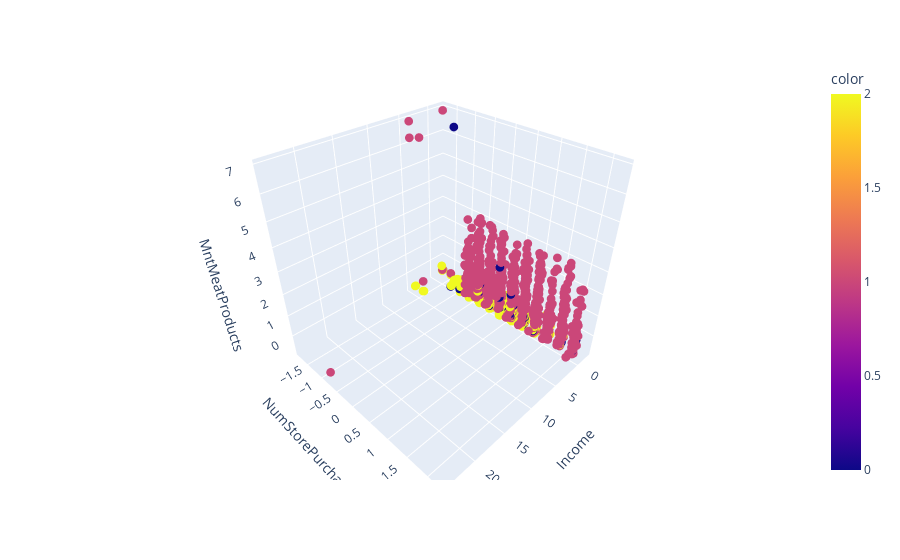

Notebook code for this chart:
### Code cell
fig = px.scatter_3d(X_scaler,
                    x='Income',
                    y='NumStorePurchases',
                    z='MntMeatProducts',
                    color=cluster_labels)
fig.update_traces(marker_size=3)
fig.show()

### Figure 1 — Plotly figure (JSON) as saved in the notebook; plotly's stock layout.template omitted (floating-point values rounded to 4 significant figures; data arrays with more than 128 entries replaced by an {"elided": "..."} marker saying what was removed)
{"data": [{"hovertemplate": "Income=%{x}<br>NumStorePurchases=%{y}<br>MntMeatProducts=%{z}<br>color=%{marker.color}<extra></extra>", "legendgroup": "", "marker": {"color": {"elided": "2240 int values"}, "coloraxis": "coloraxis", "size": 3, "symbol": "circle"}, "mode": "markers", "name": "", "scene": "scene", "showlegend": false, "type": "scatter3d", "x": {"elided": "2240 float values"}, "y": {"elided": "2240 float values"}, "z": {"elided": "2240 float values"}}], "layout": {"coloraxis": {"colorbar": {"title": {"text": "color"}}, "colorscale": [[0, "#0d0887"], [0.1111, "#46039f"], [0.2222, "#7201a8"], [0.3333, "#9c179e"], [0.4444, "#bd3786"], [0.5556, "#d8576b"], [0.6667, "#ed7953"], [0.7778, "#fb9f3a"], [0.8889, "#fdca26"], [1, "#f0f921"]]}, "legend": {"tracegroupgap": 0}, "margin": {"t": 60}, "scene": {"domain": {"x": [0, 1], "y": [0, 1]}, "xaxis": {"title": {"text": "Income"}}, "yaxis": {"title": {"text": "NumStorePurchases"}}, "zaxis": {"title": {"text": "MntMeatProducts"}}}}}
